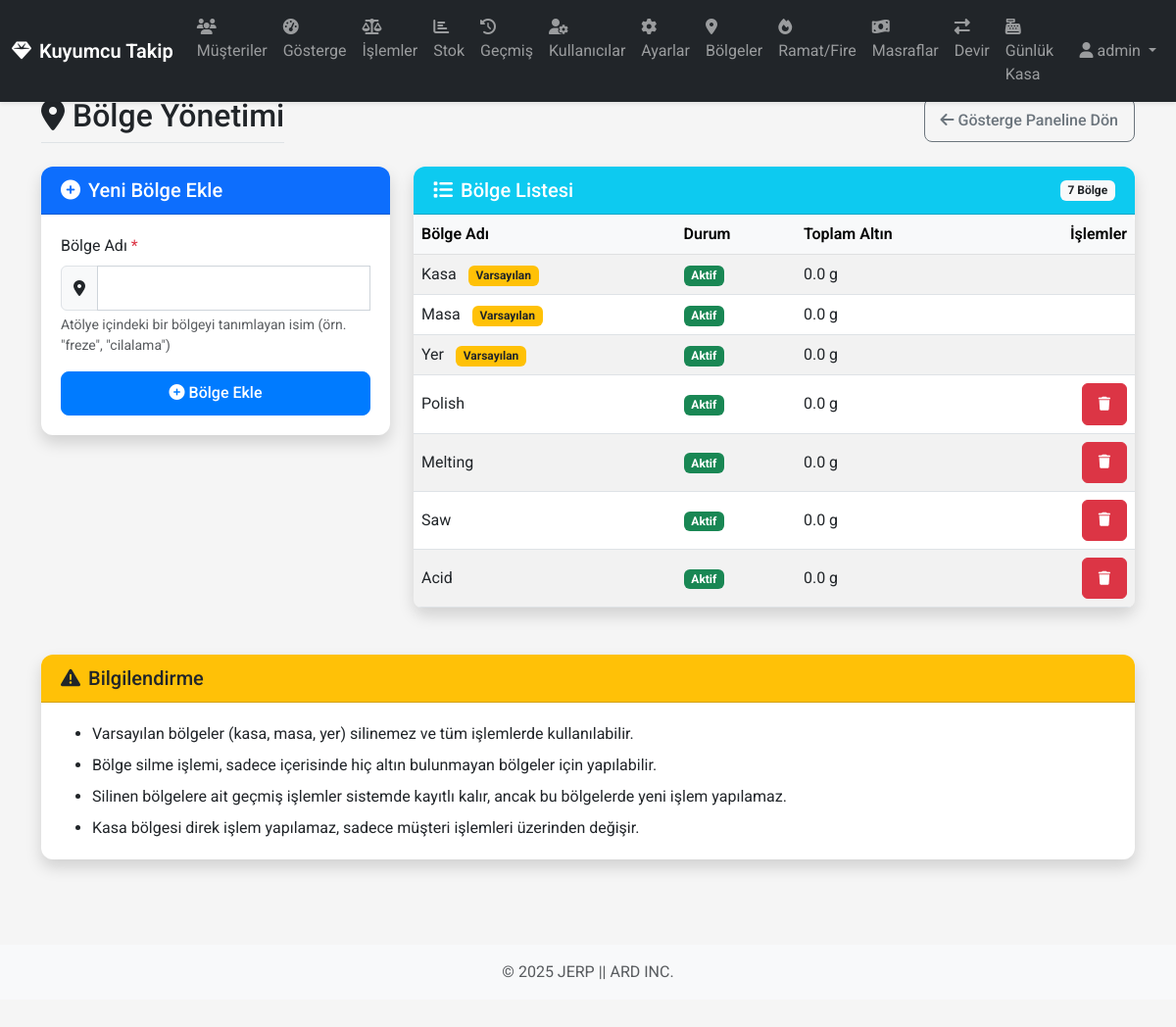
/regions (signed in), run on an earlier commit of the app's database.
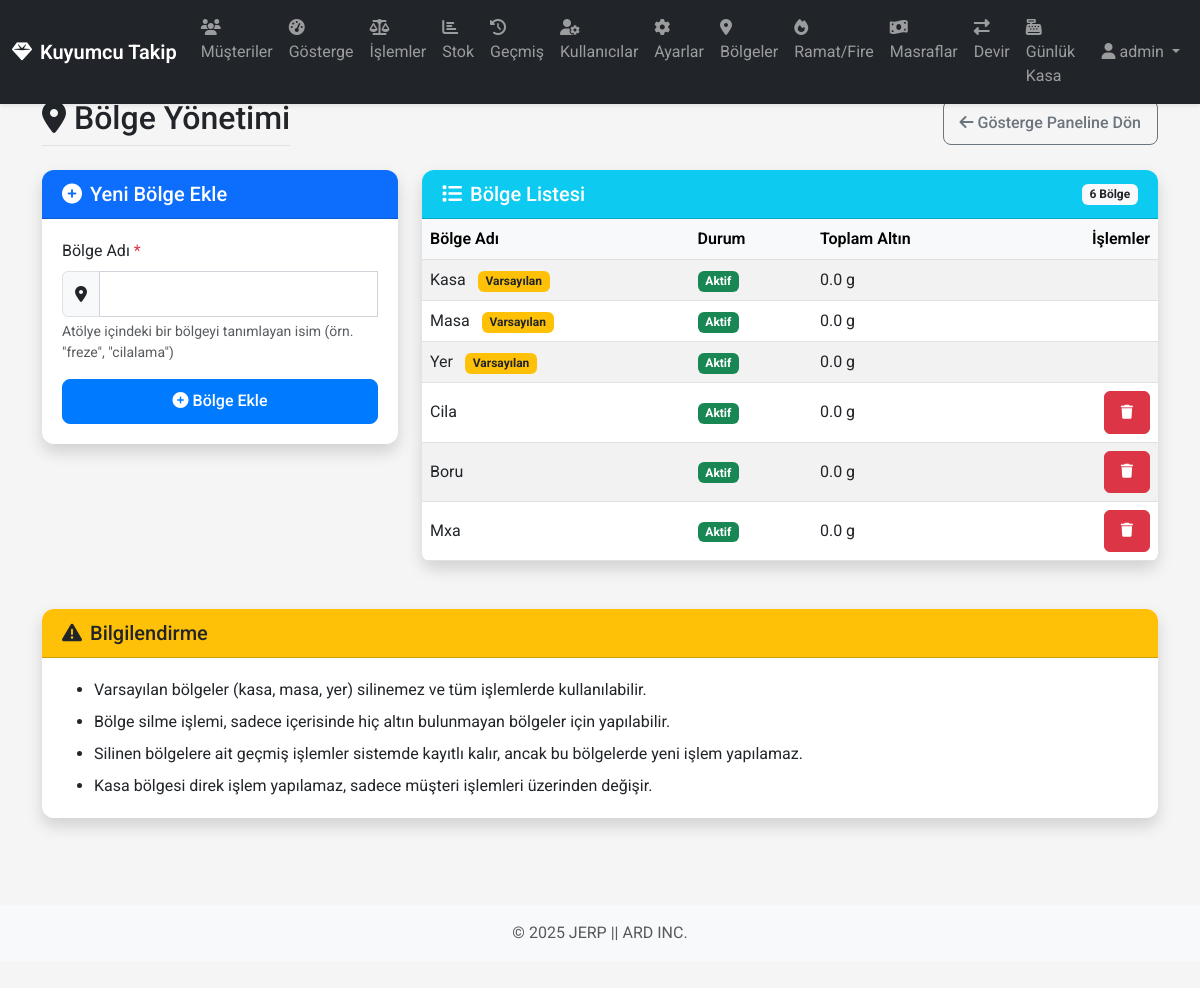
And on a later commit of the database.
### app/models/database.py (models this page shows, shortened)
class Region(db.Model):
    __tablename__ = 'regions'
    id = db.Column(db.Integer, primary_key=True)
    name = db.Column(db.String(20), unique=True, nullable=False)
    is_active = db.Column(db.Boolean, default=True)  # Bölgenin aktif/silindi durumu
    is_default = db.Column(db.Boolean, default=False)  # Varsayılan bölge mi?
    created_at = db.Column(db.DateTime, default=datetime.utcnow)

### app/routes/views.py (the view, shortened to what this page needs)
@main_bp.route('/regions', methods=['GET', 'POST'])
@login_required
def manage_regions():
    if not current_user.is_admin:
        flash('Bu sayfaya erişim yetkiniz yok!', 'danger')
        return redirect(url_for('main.dashboard'))
    regions = Region.query.filter_by(is_active=True).all()
    region_totals = {}
    for region in regions:
        region_totals[region.id] = 0
        for setting in Setting.query.all():
            status = SystemManager.get_region_status(region.name, setting.name)
            region_totals[region.id] += status[setting.name] if setting.name in status else 0
    return render_template(
        'regions.html',
        regions=regions,
        region_totals=region_totals
    )

### app/models/database.py (called while the page is built)
    def has_role(self, role):
        if self.is_admin:
            return True
        if role == 'manager' and self.role == 'manager':
            return True
        if role == 'staff' and (self.role == 'manager' or self.role == 'staff'):
            return True
        return False

### app/models/system_manager.py (called while the page is built)
    @staticmethod
    def get_region_status(region_name, setting_name):
        region = Region.query.filter_by(name=region_name).first()
        setting = Setting.query.filter_by(name=setting_name).first()
        if not region or not setting:
            return {setting_name: 0}
        added = db.session.query(func.coalesce(func.sum(Operation.gram), 0)).filter(
            Operation.target_region_id == region.id,
            Operation.setting_id == setting.id,
            Operation.operation_type == OPERATION_ADD
        ).scalar()
        subtracted = db.session.query(func.coalesce(func.sum(Operation.gram), 0)).filter(
            Operation.source_region_id == region.id,
            Operation.setting_id == setting.id,
            Operation.operation_type == OPERATION_SUBTRACT
        ).scalar()
        net_stock = float(added - subtracted)
        return {setting_name: net_stock}

### app/templates/regions.html (shortened to what the changed rows need)
{% extends 'base.html' %}
{% block content %}
<div class="row mb-4">
    <div class="col">
        <div class="d-flex justify-content-between align-items-center flex-wrap">
            <h2 class="border-bottom pb-2 mb-0">
                <i class="fas fa-map-marker-alt me-2"></i>Bölge Yönetimi
            </h2>
        </div>
    </div>
</div>
<div class="row">
    <div class="col-lg-8 mb-4">
        <div class="card shadow">
            <div class="card-header bg-info text-white d-flex justify-content-between align-items-center">
                <h5 class="mb-0"><i class="fas fa-list me-2"></i>Bölge Listesi</h5>
                <span class="badge bg-light text-dark">{{ regions|length }} Bölge</span>
            </div>
            <div class="card-body p-0">
                <div class="table-responsive">
                    <table class="table table-hover table-striped mb-0" id="regions-table">
                        <thead class="table-light">
                            <tr>
                                <th>Bölge Adı</th>
                                <th>Durum</th>
                                <th>Toplam Altın</th>
                                <th class="text-end">İşlemler</th>
                            </tr>
                        </thead>
                        <tbody>
                            {% for region in regions %}
                            <tr>
                                <td>
                                    {{ region.name|capitalize }}
                                    {% if region.is_default %}
                                    <span class="badge bg-warning text-dark ms-2">Varsayılan</span>
                                    {% endif %}
                                </td>
                                <td>
                                    {% if region.is_active %}
                                    <span class="badge bg-success">Aktif</span>
                                    {% else %}
                                    <span class="badge bg-secondary">Pasif</span>
                                    {% endif %}
                                </td>
                                <td>{{ region_totals[region.id]|round(2) }} g</td>
                                <td class="text-end">
                                    {% if not region.is_default and region_totals[region.id] == 0 %}
                                    <form method="post" class="d-inline-block">
                                        <button type="submit" class="btn btn-sm btn-danger" onclick="return confirm('Bu bölgeyi silmek istediğinize emin misiniz?')">
                                            <i class="fas fa-trash"></i>
                                        </button>
                                    </form>
                                    {% endif %}
                                </td>
                            </tr>
                            {% endfor %}
                        </tbody>
                    </table>
                </div>
            </div>
        </div>
    </div>
</div>
{% endblock %}

What changed in the data, as far as the page shows it:
no longer on this page (row edited): Region: name "Polish", is_active "Aktif", region_totals "0.0"
no longer on this page (row edited): Region: name "Melting", is_active "Aktif", region_totals "0.0"
no longer on this page (row edited): Region: name "Saw", is_active "Aktif", region_totals "0.0"
no longer on this page (row edited): Region: name "Acid", is_active "Aktif", region_totals "0.0"
added Region: name "Cila", is_active "Aktif", region_totals "0.0"
added Region: name "Boru", is_active "Aktif", region_totals "0.0"
added Region: name "Mxa", is_active "Aktif", region_totals "0.0"
Also different on the page:
{{ regions|length }}: "7" → "6"
